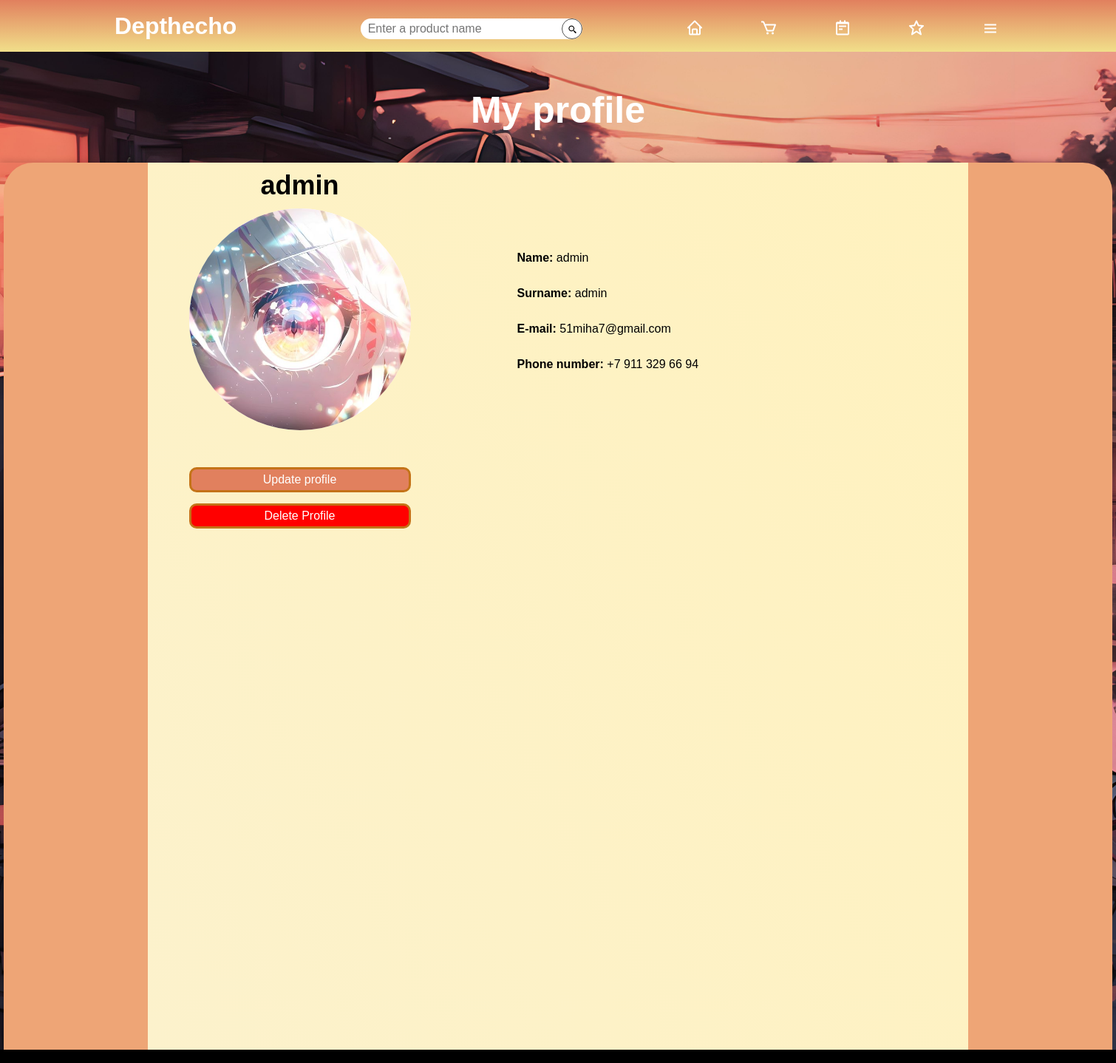
The app's page /profile/ (signed in) with its own data.
### mainpage/models.py (models this page shows, shortened)
class CustomUser(AbstractBaseUser, PermissionsMixin):
    username = models.CharField(max_length=150, unique=True, db_index=True, null=False)
    email = models.EmailField(unique=True, null=False)
    is_active = models.BooleanField(default=True)
    is_staff = models.BooleanField(default=False)
    date_joined = models.DateTimeField(default=timezone.now)
    favorite_products = models.ManyToManyField(Product, related_name='favorited_by')
    cart_products = models.ManyToManyField(Product, related_name='added_to_carts_by')
    objects = CustomUserManager()
    USERNAME_FIELD = 'username'
    REQUIRED_FIELDS = ['email']

### user_profile/models.py (models this page shows, shortened)
class UserProfile(models.Model):
    user = models.OneToOneField(CustomUser, on_delete=models.CASCADE, related_name='profile')
    username = models.CharField(max_length=150, unique=True)
    first_name = models.CharField(max_length=50, default="-")
    last_name = models.CharField(max_length=50, default="-")
    email = models.EmailField()
    avatar = models.ImageField(upload_to='avatars/', null=True, blank=True, default='avatars/default.png')
    phone_number = models.CharField(max_length=20, null=True, blank=True, default="-")

### user_profile/views.py (the view)
# urls.py: path('profile/', views.profile, name='profile'),
@login_required(login_url='login-page')
def profile(request):
    user = request.user
    try:
        profile = UserProfile.objects.get(user=user)
    except UserProfile.DoesNotExist:
        profile = None
    return render(request, 'user_profile/profile.html', {'profile': profile})

### user_profile/templates/user_profile/profile.html (shortened to what this page needs)
{% extends 'mainpage/base.html' %}
{% load static %}
{% block content %}
{% include 'mainpage/main_header.html' %}
<div class="profile-page-body">
    <div class="empty-space">
        <h1 class="store-header">
            My profile
        </h1>
    </div>
    <section class="profile-page-main">
        <div class="profile-page-content">
            <div class="profile-page-container">
                <div class="username-and-image">
                    <h1 class="profile-username">{{ user.username }}</h1>
                    {% if profile.avatar %}
                    <img class="profile-avatar" src="{{ profile.avatar.url }}" alt="profile avatar">
                    {% else %}
                    <img class="profile-avatar" src="{% static 'avatars/default.png' %}" alt="profile avatar">
                    {% endif %}
                    <a href="{% url 'update-profile' %}" class="update-profile">Update profile</a>
                    <a href="{% url 'delete-profile' %}" class="delete-profile">Delete Profile</a>
                </div>
                <div class="profile-information">
                    <p><strong>Name:</strong> {{ profile.first_name }}</p>
                    <p><strong>Surname:</strong> {{ profile.last_name }}</p>
                    <p><strong>E-mail:</strong> {{ profile.email }}</p>
                    <p><strong>Phone number:</strong> {{ profile.phone_number }}</p>
                </div>
            </div>
        </div>
    </section>
</div>
{% endblock %}

### mainpage/static/style/style.css (style rules this page uses)
:root { --main-light-theme-color: #E1805E; --second-light-theme-color: #C47318; --third-light-theme-color: #f1df8a; --bg-light-theme-color: #FCF2CC; --light-theme-text-color: black; --bg-light-theme: url('/static/images/BG_light.jpg'); --bg-dark-theme: url('/static/images/BG_dark.jpg'); --main-dark-theme-color: #9C67E0; --second-dark-theme-color: #4E2E72; --bg-dark-theme-color: #515252; --dark-theme-text-color: white; }
* { margin: 0; padding: 0; box-sizing: border-box; font-family: Arial, Helvetica, sans-serif; }
body { background-image: var(--bg-light-theme-color); background-size: cover; background-position: center; }
.empty-space { width: 100%; height: 150px; text-align: center; vertical-align: middle; }
.empty-space h1 { color: var(--dark-theme-text-color); padding-top: 50px; font-size: 50px; }
.profile-page-body { background-image: var(--bg-light-theme); background-size: cover; background-position: center; }
.profile-page-main { width: 100%; height: 1200px; background-color: transparent; box-shadow: 0 0 10px rgba(0, 0, 0, .2); }
.profile-page-content { position: relative; width: 1500px; height: 100%; margin: 0 auto; background-color: #EEA576; border-radius: 40px 40px 0 0; }
.profile-page-container { width: 1110px; height: 100%; margin: 0 auto; display: flex; flex-wrap: wrap; justify-content: space-around; background-image: linear-gradient(60deg, var(--bg-light-theme-color), #FFF2BE); }
.username-and-image { width: 30%; text-align: center; }
.profile-username { width: 300px; font-size: 36px; margin: 10px 0px; }
.profile-avatar { display: block; width: 300px; height: 300px; border-radius: 50%; margin-bottom: 50px; background-color: var(--dark-theme-text-color); }
.update-profile, .delete-profile { display: block; margin-top: 15px; padding: 5px 3px; width: 300px; border: 3px solid var(--second-light-theme-color); border-radius: 10px; color: var(--dark-theme-text-color); background-color: var(--main-light-theme-color); text-decoration: none; }
.delete-profile { background-color: red; }
.profile-information { display: block; width: 50%; margin-top: 90px; text-align: left; }
.profile-information p { width: 300px; margin-top: 30px; }

### records on screen
CustomUser: username "admin"
UserProfile: avatar (picture), first_name "admin", last_name "admin", email "51miha7@gmail.com", phone_number "+7 911 329 66 94"
